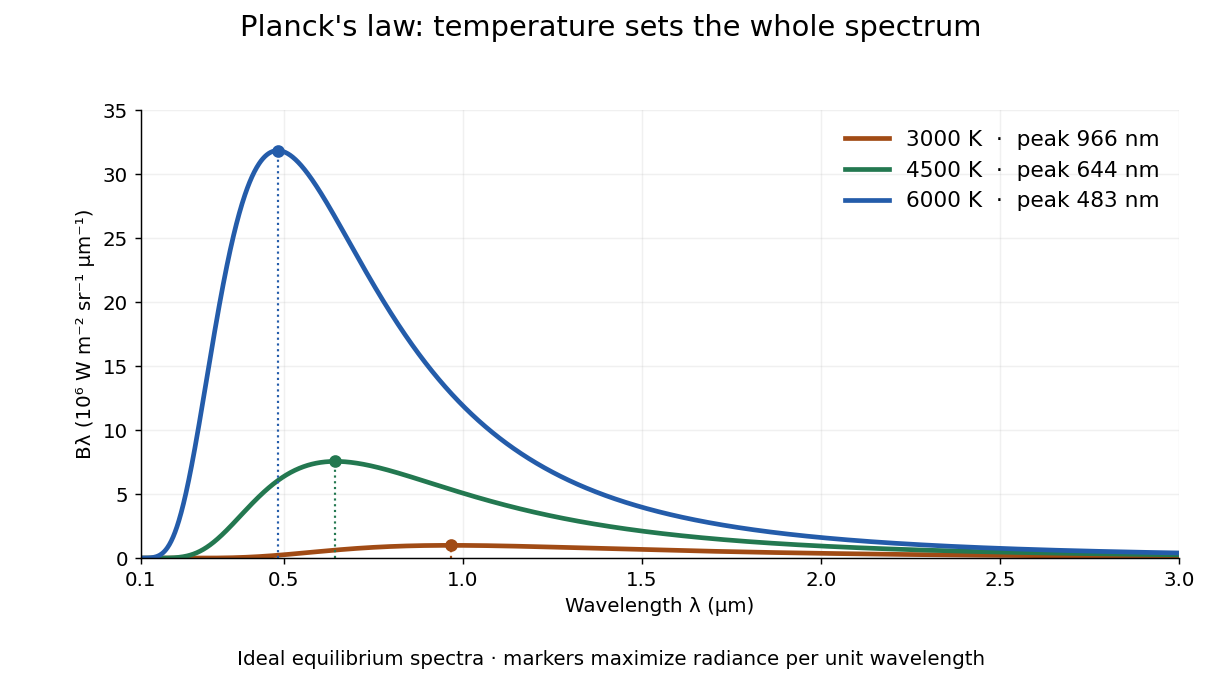

Source code (Python):
"""Ideal wavelength spectra at three stipulated temperatures.

Tested with Python 3.14.4, NumPy 2.3.5, Matplotlib 3.10.7.
Writes planck-spectral-radiance.png into the current working directory.
Constants are exact SI values; this is a model, not measured data.
"""

import math

import matplotlib.pyplot as plt
import numpy as np


H = 6.62607015e-34  # J s
K_B = 1.380649e-23  # J/K
C = 299792458.0  # m/s


def positive_peak_root(exponent):
    """Bisect m(1-exp(-x))-x on [1,m], excluding its endpoint root at 0."""
    lo, hi = 1.0, float(exponent)
    for _ in range(100):
        mid = (lo + hi) / 2
        if exponent * (-math.expm1(-mid)) - mid > 0:
            lo = mid
        else:
            hi = mid
    return (lo + hi) / 2


def b_lambda(wavelength_m, temperature):
    return (2 * H * C**2 / wavelength_m**5
            / np.expm1(H * C / (wavelength_m * K_B * temperature)))


def main():
    x_peak = positive_peak_root(5)
    displacement = H * C / (K_B * x_peak)
    temperatures = (3000, 4500, 6000)
    peaks_um = np.array([displacement / t * 1e6 for t in temperatures])
    assert np.allclose(peaks_um, [0.9659239851, 0.6439493234, 0.4829619925])
    for t, peak_um in zip(temperatures, peaks_um):
        peak = peak_um * 1e-6
        assert b_lambda(peak, t) > b_lambda(peak * 0.99, t)
        assert b_lambda(peak, t) > b_lambda(peak * 1.01, t)
    wavelength_um = np.linspace(0.1, 3.0, 2200)
    wavelength_m = wavelength_um * 1e-6
    plt.rcParams.update({"font.size": 11, "figure.facecolor": "white",
                         "axes.facecolor": "white", "savefig.facecolor": "white",
                         "axes.spines.top": False, "axes.spines.right": False})
    fig, ax = plt.subplots(figsize=(9.4, 5.3), dpi=130)
    fig.subplots_adjust(left=0.115, right=0.965, bottom=0.19, top=0.84)
    fig.suptitle("Planck's law: temperature sets the whole spectrum", fontsize=16)
    for t, peak_um, color in zip(temperatures, peaks_um,
                                ("#a14b15", "#237850", "#245caa")):
        # B_lambda per metre -> per micrometre: multiply by 1e-6.
        radiance_per_um = b_lambda(wavelength_m, t) * 1e-6
        ax.plot(wavelength_um, radiance_per_um / 1e6, color=color, lw=2.6,
                label=f"{t} K  ·  peak {peak_um * 1000:.0f} nm")
        peak_y = b_lambda(peak_um * 1e-6, t) * 1e-6 / 1e6
        ax.plot(peak_um, peak_y, "o", ms=6, color=color)
        ax.vlines(peak_um, 0, peak_y, color=color, linestyle=":", lw=1.2)
    ax.set(xlim=(0.1, 3.0), ylim=(0, 35),
           xlabel="Wavelength λ (μm)",
           ylabel="Bλ (10⁶ W m⁻² sr⁻¹ μm⁻¹)")
    ax.set_xticks([0.1, 0.5, 1, 1.5, 2, 2.5, 3])
    ax.grid(alpha=0.18)
    ax.legend(frameon=False, loc="upper right", fontsize=12)
    fig.text(0.5, 0.035,
             "Ideal equilibrium spectra · markers maximize radiance per unit wavelength",
             ha="center", fontsize=11)
    fig.savefig("planck-spectral-radiance.png", facecolor="white", transparent=False)
    plt.close(fig)
    print(f"x_lambda={x_peak:.12f}; b={displacement:.12g} m K")
    for t, peak_um in zip(temperatures, peaks_um):
        print(f"T={t} K: lambda_peak={peak_um * 1000:.6f} nm; "
              f"B_lambda(0.5 um)={b_lambda(0.5e-6, t) * 1e-6:.6g} per um")


if __name__ == "__main__":
    main()
